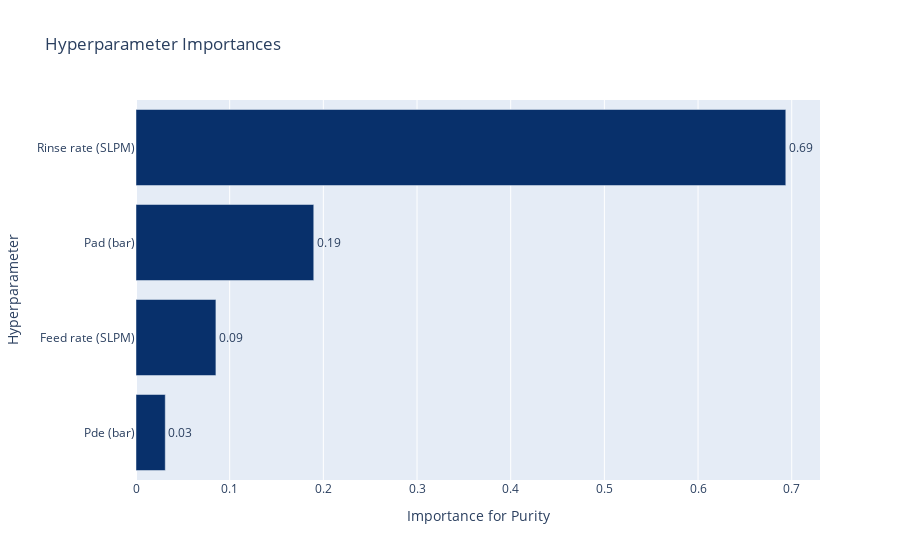

Here is the notebook cell this chart was saved with:
### Code cell
optuna.visualization.plot_param_importances(
    study2, target=lambda t: t.values[0], target_name="Purity"
)

### Figure 1 — Plotly figure (JSON) as saved in the notebook; plotly's stock layout.template omitted (floating-point values rounded to 4 significant figures)
{"data": [{"cliponaxis": false, "hovertemplate": ["Pde (bar) (UniformDistribution): 0.031247916041449462<extra></extra>", "Feed rate (SLPM) (UniformDistribution): 0.08530475850629342<extra></extra>", "Pad (bar) (UniformDistribution): 0.18976834734442036<extra></extra>", "Rinse rate (SLPM) (UniformDistribution): 0.6936789781078367<extra></extra>"], "marker": {"color": ["rgb(8,48,107)", "rgb(8,48,107)", "rgb(8,48,107)", "rgb(8,48,107)"]}, "orientation": "h", "text": ["0.031247916041449462", "0.08530475850629342", "0.18976834734442036", "0.6936789781078367"], "textposition": "outside", "texttemplate": "%{text:.2f}", "type": "bar", "x": [0.03125, 0.0853, 0.1898, 0.6937], "y": ["Pde (bar)", "Feed rate (SLPM)", "Pad (bar)", "Rinse rate (SLPM)"]}], "layout": {"showlegend": false, "title": {"text": "Hyperparameter Importances"}, "xaxis": {"title": {"text": "Importance for Purity"}}, "yaxis": {"title": {"text": "Hyperparameter"}}}}
